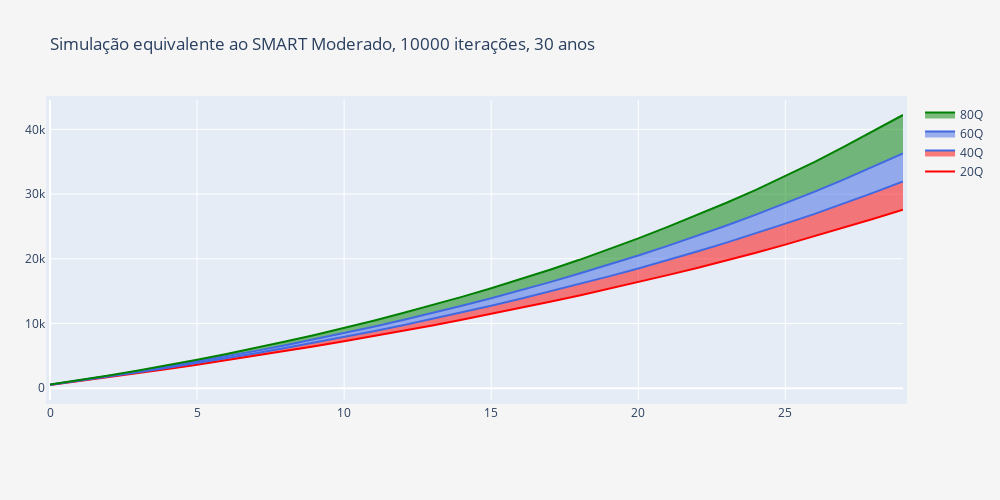

The cell this chart's notebook holds for it:
### Code cell
fig = go.Figure()
fig.add_trace(go.Scatter(y=quantiles['20Q'], x=quantiles.index,
    fill=None,
    mode='lines',
    line_color='red',
    name="20Q"
    ))
fig.add_trace(go.Scatter(y=quantiles['40Q'], x=quantiles.index,
    fill='tonexty',
    mode='lines',
    line_color='royalblue',
    fillcolor='rgba(255, 0, 0, 0.5)',
    name="40Q"
    ))
fig.add_trace(go.Scatter(y=quantiles['60Q'], x=quantiles.index,
    fill='tonexty',
    mode='lines',
    line_color='royalblue',
    name="60Q"
    ))
fig.add_trace(go.Scatter(y=quantiles['80Q'], x=quantiles.index,
    fill='tonexty',
    mode='lines',
    line_color='green',
    name="80Q"
    ))
fig.update_layout(
    title='Simulação equivalente ao SMART Moderado, 10000 iterações, 30 anos',
    autosize=False,
    width=1000,
    height=500,
    margin=dict(
        l=50,
        r=50,
        b=100,
        t=100,
        pad=4
    ),
    paper_bgcolor="whitesmoke",
)

fig.show()

### Figure 1 — Plotly figure (JSON) as saved in the notebook; plotly's stock layout.template omitted (floating-point values rounded to 4 significant figures)
{"data": [{"line": {"color": "red"}, "mode": "lines", "name": "20Q", "type": "scatter", "x": [0, 1, 2, 3, 4, 5, 6, 7, 8, 9, 10, 11, 12, 13, 14, 15, 16, 17, 18, 19, 20, 21, 22, 23, 24, 25, 26, 27, 28, 29], "y": [490.5, 1091.0, 1706.0, 2334.0, 2976.0, 3636.0, 4320.0, 5025.0, 5743.0, 6483.0, 7258.0, 8050.0, 8861.0, 9702.0, 10580.0, 11480.0, 12400.0, 13350.0, 14330.0, 15340.0, 16400.0, 17470.0, 18580.0, 19740.0, 20930.0, 22190.0, 23490.0, 24820.0, 26180.0, 27580.0]}, {"fill": "tonexty", "fillcolor": "rgba(255, 0, 0, 0.5)", "line": {"color": "royalblue"}, "mode": "lines", "name": "40Q", "type": "scatter", "x": [0, 1, 2, 3, 4, 5, 6, 7, 8, 9, 10, 11, 12, 13, 14, 15, 16, 17, 18, 19, 20, 21, 22, 23, 24, 25, 26, 27, 28, 29], "y": [511.2, 1143.0, 1796.0, 2468.0, 3164.0, 3887.0, 4641.0, 5415.0, 6213.0, 7043.0, 7905.0, 8801.0, 9732.0, 10700.0, 11690.0, 12740.0, 13810.0, 14930.0, 16090.0, 17280.0, 18500.0, 19790.0, 21120.0, 22500.0, 23930.0, 25430.0, 26950.0, 28560.0, 30230.0, 31950.0]}, {"fill": "tonexty", "line": {"color": "royalblue"}, "mode": "lines", "name": "60Q", "type": "scatter", "x": [0, 1, 2, 3, 4, 5, 6, 7, 8, 9, 10, 11, 12, 13, 14, 15, 16, 17, 18, 19, 20, 21, 22, 23, 24, 25, 26, 27, 28, 29], "y": [529.2, 1187.0, 1873.0, 2590.0, 3337.0, 4113.0, 4920.0, 5766.0, 6644.0, 7563.0, 8519.0, 9510.0, 10540.0, 11610.0, 12730.0, 13900.0, 15120.0, 16390.0, 17710.0, 19070.0, 20500.0, 22000.0, 23550.0, 25150.0, 26830.0, 28560.0, 30380.0, 32270.0, 34250.0, 36290.0]}, {"fill": "tonexty", "line": {"color": "green"}, "mode": "lines", "name": "80Q", "type": "scatter", "x": [0, 1, 2, 3, 4, 5, 6, 7, 8, 9, 10, 11, 12, 13, 14, 15, 16, 17, 18, 19, 20, 21, 22, 23, 24, 25, 26, 27, 28, 29], "y": [550.1, 1239.0, 1966.0, 2733.0, 3535.0, 4387.0, 5277.0, 6217.0, 7201.0, 8232.0, 9295.0, 10420.0, 11610.0, 12830.0, 14110.0, 15460.0, 16860.0, 18310.0, 19840.0, 21470.0, 23150.0, 24920.0, 26760.0, 28660.0, 30660.0, 32770.0, 34980.0, 37330.0, 39730.0, 42230.0]}], "layout": {"autosize": false, "height": 500, "margin": {"b": 100, "l": 50, "pad": 4, "r": 50, "t": 100}, "paper_bgcolor": "whitesmoke", "title": {"text": "Simulação equivalente ao SMART Moderado, 10000 iterações, 30 anos"}, "width": 1000, "xaxis": {"autorange": true, "range": [0, 29], "type": "linear"}, "yaxis": {"autorange": true, "range": [-1828.0, 44550.0], "type": "linear"}}}
